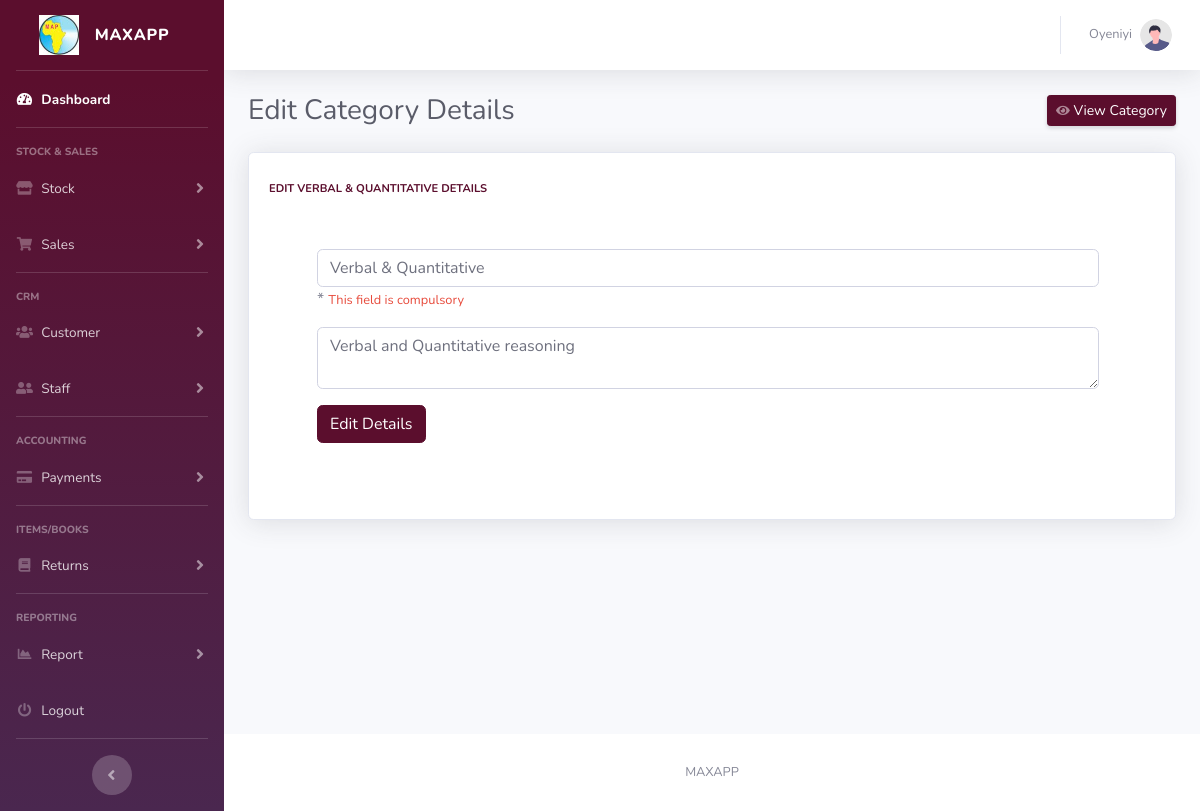
The app's page /editcategory?catid=4 (signed in) with its own data.
### tables this page shows
CREATE TABLE `categories_table` (
  `category_id` bigint(20) NOT NULL,
  `category_name` varchar(1000) NOT NULL,
  `description` varchar(20000) NOT NULL,
  `created_by` varchar(500) NOT NULL,
  `reg_date` datetime NOT NULL DEFAULT current_timestamp()
);

### classes/DataConnect.class.php (called while the page is built, shortened)
<?php
    class DataConnect{
        protected function connect(){
            $this->servername = "localhost";
            $this->username = "root";
            $this->password = "";
            $this->dbname = "maxventory";
            $datasourcename = 'mysql:host='.$this->servername.';dbname='.$this->dbname;
            $konet = new PDO($datasourcename, $this->username, $this->password);
            $konet->setAttribute(PDO::ATTR_DEFAULT_FETCH_MODE, PDO::FETCH_ASSOC);
            $konet->setAttribute(PDO::ATTR_ERRMODE, PDO::ERRMODE_EXCEPTION);
            return $konet;
        }
    }

### classes/BookModel.class.php (called while the page is built, shortened)
<?php
    class BookModel extends DataConnect{
        protected function getSingleCategory($catid){
            try{
                $getOneCat = "SELECT * FROM categories_table WHERE category_id=? ";
                $catStmt = $this->connect()->prepare($getOneCat);
                $catStmt->execute([$catid]);
                $results = $catStmt->fetchAll();
                if($results){
                    return $results;
                }else{
                    print_r($catStmt->errorInfo());
                }
            }
            catch (PDOException $ex)
            {
                $ex->getMessage();
            }
        }
    }

### classes/BookController.class.php (called while the page is built, shortened)
<?php
    class BookController extends BookModel{
        public function categoryDetails($catid){
             $singleCat = $this->getSingleCategory($catid);
         }
    }

### editcategory.php (the view, shortened to what this page needs)
<!DOCTYPE html>
<html lang="en">
<head>
    <?php $pageTitle = "Edit Category Details"; ?>
    <?php include('partial/header.part.php') ?>
    <link href="vendor/datatables/dataTables.bootstrap4.min.css" rel="stylesheet">
</head>
<body id="page-top">
    <div id="wrapper">
        <?php include('partial/navbar.part.php') ?>
        <div id="content-wrapper" class="d-flex flex-column">
            <div id="content">
                <nav class="navbar navbar-expand navbar-light bg-white topbar mb-4 static-top shadow">
                    <?php include('partial/topbar.part.php') ?>
                </nav>
                <div class="container-fluid">
                    <div class="d-sm-flex align-items-center justify-content-between mb-4">
                        <h1 class="h3 mb-0 text-gray-800"><?=$pageTitle ?></h1>
                        <a href="viewcategory" class="d-none d-sm-inline-block btn btn-sm btn-primary shadow-sm"><i
                                class="fas fa-eye fa-sm text-white-50"></i> View Category</a>
                    </div>
                    <div class="row">
                        <?php $gatBook = new BookController(); $gatBook->categoryDetails($_GET['catid']); ?>
                        <?php foreach ($singleCat as $scat) { ?>
                        <div class="col-xl-12 col-md-12 mb-4">
                            <div class="card shadow h-100 py-2">
                                <div class="card-body">
                                    <div class="row no-gutters align-items-center">
                                        <div class="col mr-2">
                                            <div class="text-xs font-weight-bold text-primary text-uppercase mb-1">
                                                Edit <?=$scat['category_name'] ?> Details</div>
                                                <?php if ($_SESSION['role'] == "Managing Director" || $_SESSION['role'] == "Warehouse Manager" ){ ?>
                                                <div class="p-5">
                                                    <form name="editCatForm" id="editCatForm" class="book" method="post" enctype="multipart/form-data">
                                                        <div class="form-group row">
                                                            <div class="col-sm-12 mb-3 mb-sm-0">
                                                                <input type="text" class="form-control" name="catname" id="catname" value="<?=$scat['category_name']?>" placeholder="Name of Category" required />*
                                                                <small class="text-danger">This field is compulsory</small>
                                                            </div>
                                                        </div>
                                                        <div class="form-group">
                                                            <textarea class="form-control" name="catdescription" id="catdescription" placeholder="Description of Category"><?=$scat['description']?></textarea>
                                                        </div>
                                                        <button type="submit" class="btn btn-primary btn-user" id="updCat">
                                                            Edit Details
                                                        </button>
                                                    </form>
                                                </div>
                                                <?php }else {
                                                    echo "<div class='alert alert-warning'>You do not have the right permission to perform this operation</div>";
                                                } ?>
                                        </div>
                                    </div>
                                </div>
                            </div>
                        </div>
                        <?php } ?>
                    </div>
                </div>
            </div>
            <footer class="sticky-footer bg-white">
                <div class="container my-auto">
                    <div class="copyright text-center my-auto">
                        <span>MAXAPP</span>
                    </div>
                </div>
            </footer>
        </div>
    </div>
</body>
</html>

### records on screen
categories_table: category_name "VERBAL & QUANTITATIVE", catname "Verbal & Quantitative", catdescription "Verbal and Quantitative reasoning"

### other values on screen
$_SESSION['userfname'] "Oyeniyi"
$pageTitle "Edit Category Details"
